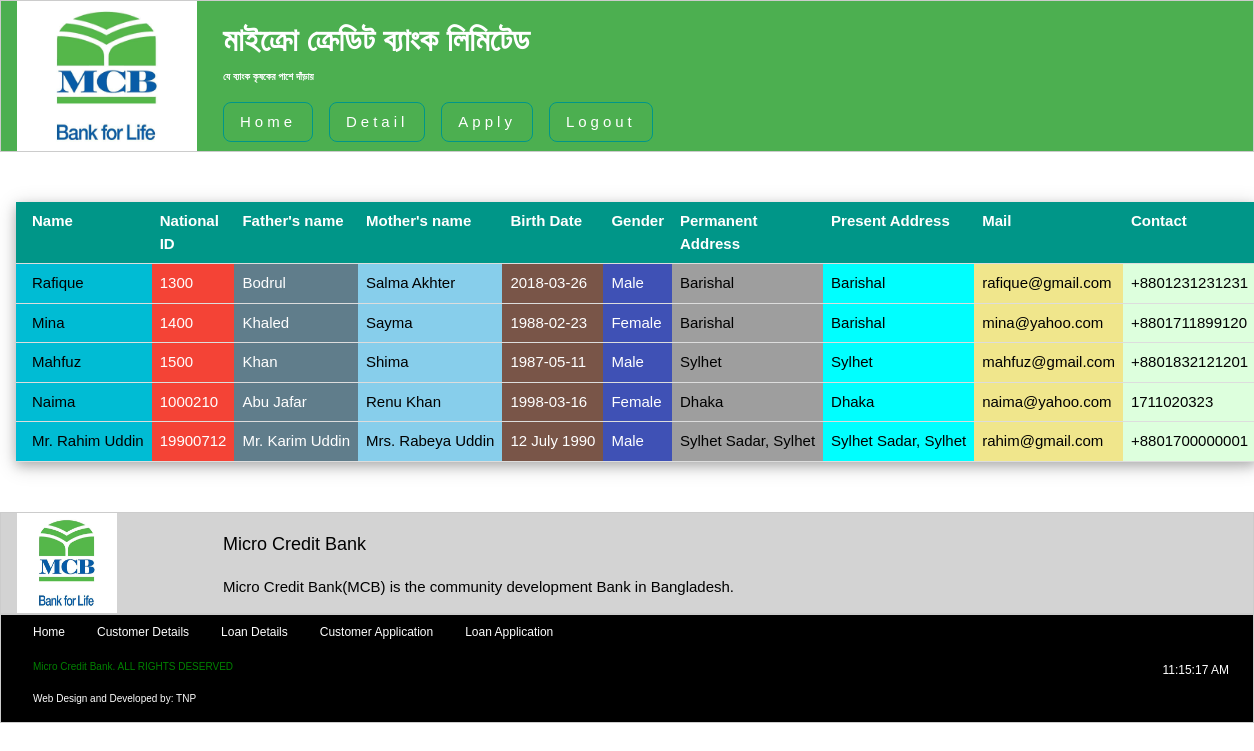
Page /customer_detail.php on the earlier database version.
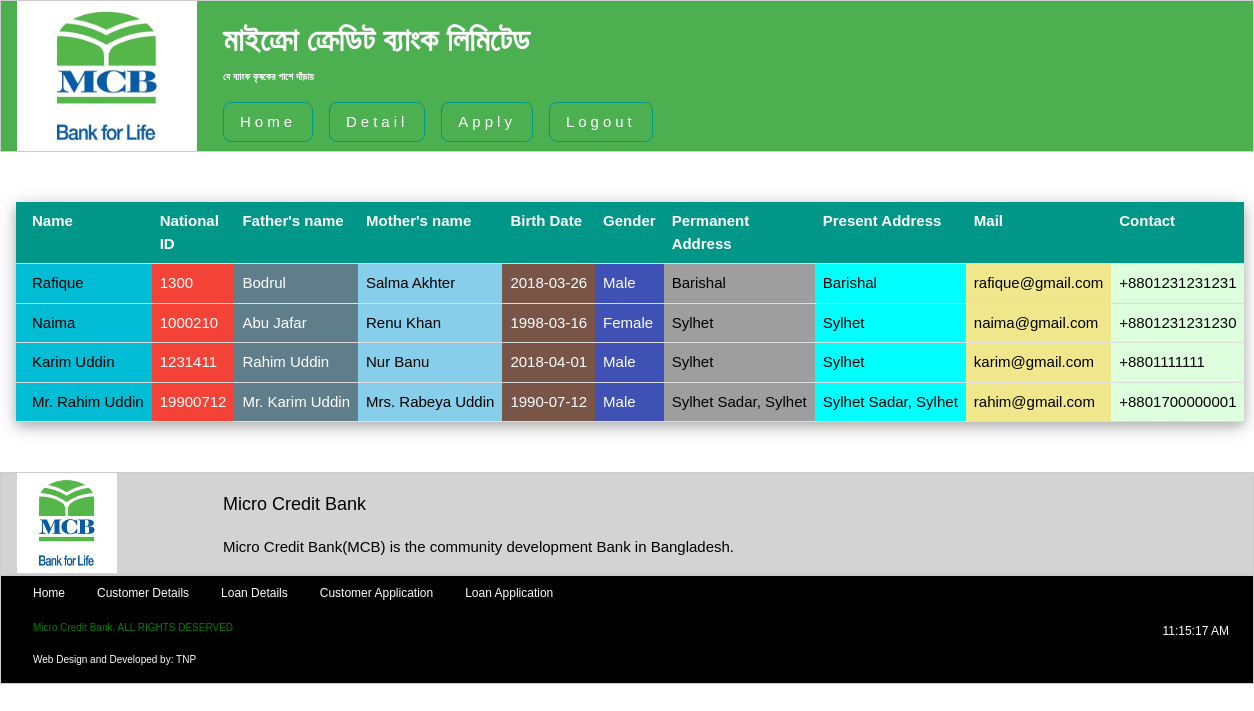
Same page on the later database version.
### tables this page shows
CREATE TABLE IF NOT EXISTS `customer` (
  `national_id` int(11) NOT NULL,
  `customer_name` varchar(255) NOT NULL,
  `father_name` varchar(255) NOT NULL,
  `mother_name` varchar(255) NOT NULL,
  `dob` varchar(255) NOT NULL,
  `gender` enum('Female','Male') NOT NULL,
  `email` varchar(255) NOT NULL,
  `permanent_address` varchar(255) NOT NULL,
  `present_address` varchar(255) NOT NULL,
  `contact` varchar(255) NOT NULL
);

### customer_detail.php (the view, shortened to what this page needs)
<?php include("include/config.php");
	if($_SESSION['designation'] == "Chairman")
	{
	  include("include/header_chairman.php");
	}
	else if($_SESSION['designation'] == "Manager")
	{
	  include("include/header_manager.php");
	}
	else if($_SESSION['designation'] == "Cash Officer")
	{
		include("include/header_cash_officer.php");
	}
	else
	{
	  include("include/header_admin.php");
	}
?>
<?php
	$qry = "SELECT * FROM customer";
	$result = mysql_query($qry);
?>
	<div class="w3-container" style="min-height:295px;height:auto;">
		<table class="w3-table w3-container w3-hoverable w3-bordered w3-middle w3-card-4" style="max-width:auto;width:100%;margin-top:50px; margin-bottom: 50px; font-family: Arial; ">
			<thead>
				<tr class="w3-teal">
					<th> Name </th>
					<th> National ID </th>
					<th> Father's name </th>
					<th> Mother's name </th>
					<th> Birth Date </th>
					<th> Gender </th>
					<th> Permanent Address </th>
					<th> Present Address </th>
					<th> Mail </th>
					<th> Contact </th>
				</tr>
			</thead>
	<?php
	if (mysql_num_rows($result) > 0)
	{
    	while($row = mysql_fetch_assoc($result))
    	{
    		?>
			<tr>
				<td class="w3-button w3-cyan"> <?php echo $row['customer_name']; ?> </td>
				<td class="w3-button w3-red"> <?php echo $row['national_id']; ?> </td>
				<td class="w3-button w3-blue-grey"> <?php echo $row['father_name']; ?> </td>
				<td class="w3-button w3-light-blue"> <?php echo $row['mother_name']; ?> </td>
				<td class="w3-button w3-brown"> <?php echo $row['dob']; ?> </td>
				<td class="w3-button w3-indigo"> <?php echo $row['gender']; ?> </td>
				<td class="w3-button w3-grey"> <?php echo $row['permanent_address']; ?> </td>
				<td class="w3-button w3-aqua"> <?php echo $row['present_address']; ?> </td>
				<td class="w3-button w3-khaki"> <?php echo $row['email']; ?> </td>
				<td class="w3-button w3-pale-green"> <?php echo $row['contact']; ?> </td>
			</tr>
    	<?php
   		}
    	?>
    	</table>
    <?php
	}
	?>
</div>
<?php
	if($_SESSION['designation'] == "Chairman")
	{
	  include("include/footer_chairman.php");
	}
	else if($_SESSION['designation'] == "Manager")
	{
	  include("include/footer_manager.php");
	}
	else if($_SESSION['designation'] == "Cash Officer")
	{
		include("include/footer_cash_officer.php");
	}
	else
	{
	  include("include/footer_admin.php");
	}
?>

### include/header_admin.php (shortened to what this page needs)
<!doctype html>
<html>
	<head>
	  <link rel="stylesheet" href="css/w3_css.css" >
	  <link rel="stylesheet" href="css/fontawesome-all.min.css">
	</head>
	<body class="w3-container" style="padding:0px;margin:0px;" onload = startTime()>
		<div class="w3-row-padding w3-border w3-green w3-cell-row ">
			<div class="w3-cell w3-col w3-container m2 l2">
		    	<a href="home.php"><img alt="mcb_logo" src="images/mcb_logo.jpg" width="180px" height="150px"/></a>
			</div>
			<div class="w3-cell w3-col w3-container m9 l9" style="font-family: sans-serif;">
				<p style="font-weight: bold"><font size="6" color="white">মাইক্রো ক্রেডিট ব্যাংক লিমিটেড</font> <br/>
		    	<font size="0" color="white"> যে ব্যাংক কৃষকের পাশে দাঁড়ায় </font> </p>
				<div class="w3-cell-row">
					<div class="w3-bar w3-green">
						<a href="home.php" class="w3-bar-item w3-button w3-wide w3-border w3-border-teal w3-round-large w3-margin-right"> Home </a>
						<div class="w3-dropdown-hover">
							<button class="w3-button w3-wide w3-border w3-border-teal w3-round-large w3-margin-right"> Detail </button>
						</div>
						<div class="w3-dropdown-hover">
							<button class="w3-button w3-wide w3-border w3-border-teal w3-round-large w3-margin-right"> Apply </button>
						</div>
							<a href="home.php?logout=yes" class="w3-bar-item w3-button w3-wide w3-border w3-border-teal 				w3-round-large w3-margin-right" >  <label class="w3-tiny">  <?php echo $designation; ?> </label> Logout
							</a>
					</div>
				</div>
			</div>
		</div>

### include/footer_admin.php (shortened to what this page needs)
<div class="w3-container" style="padding:0px;margin:0px;">
	<div class="w3-row-padding w3-border" style="background-color: lightgray;">
		<div class="w3-col w3-container m2 l2">
			<a href="index.php">
				<img alt="mcb_logo" src="images/mcb_logo.jpg" width="100px" height="100px"/>
			</a>
		</div>
	<div class="w3-col w3-container m9 l9" style="font-family: sans-serif;">
		<p class="w3-large">Micro Credit Bank</p>
		<p class="w3-medium"> Micro Credit Bank(MCB) is the community development Bank in Bangladesh.</p>
	</div>
	</div>
	<div class="w3-row-padding w3-border w3-black">
		<div class="w3-row-padding w3-bar">
			<div class="w3-row w3-small">
				<a href="home.php" class="w3-bar-item w3-button">Home</a>
				<a href="#" class="w3-bar-item w3-button">Customer Details</a>
				<a href="#" class="w3-bar-item w3-button">Loan Details</a>
				<a href="#" class="w3-bar-item w3-button">Customer Application</a>
				<a href="#" class="w3-bar-item w3-button">Loan Application</a>
			</div>
			<div class="w3-row-padding w3-col w3-container m5 l5" style="font-family: sans-serif; color: green">
				<p class="w3-tiny w3-row-padding">Micro Credit Bank. ALL RIGHTS DESERVED</p>
		  	</div>
			<div class="w3-row-padding w3-col w3-container m7 l7" style="font-family: sans-serif; color: white">
				<p class="w3-small w3-right" id="liveTime"></p>
		  	</div>
			<h6 class="w3-panel w3-tiny" style="color: white; font-family: sans-serif;"> Web Design and Developed by: TNP</h6>
		</div>
	</div>
</div>
</body>
</html>

Differences in the rows shown:
removed customer: customer_name "Mina", national_id "1400", father_name "Khaled", mother_name "Sayma", dob "1988-02-23", gender "Female", permanent_address "Barishal", present_address "Barishal", email "mina@yahoo.com", contact "+8801711899120"
removed customer: customer_name "Mahfuz", national_id "1500", father_name "Khan", mother_name "Shima", dob "1987-05-11", gender "Male", permanent_address "Sylhet", present_address "Sylhet", email "mahfuz@gmail.com", contact "+8801832121201"
changed customer "Naima": permanent_address "Dhaka" → "Sylhet"; present_address "Dhaka" → "Sylhet"; email "naima@yahoo.com" → "naima@gmail.com"; contact "1711020323" → "+8801231231230"
added customer: customer_name "Karim Uddin", national_id "1231411", father_name "Rahim Uddin", mother_name "Nur Banu", dob "2018-04-01", gender "Male", permanent_address "Sylhet", present_address "Sylhet", email "karim@gmail.com", contact "+8801111111"
changed customer "Mr. Rahim Uddin": dob "12 July 1990" → "1990-07-12"
